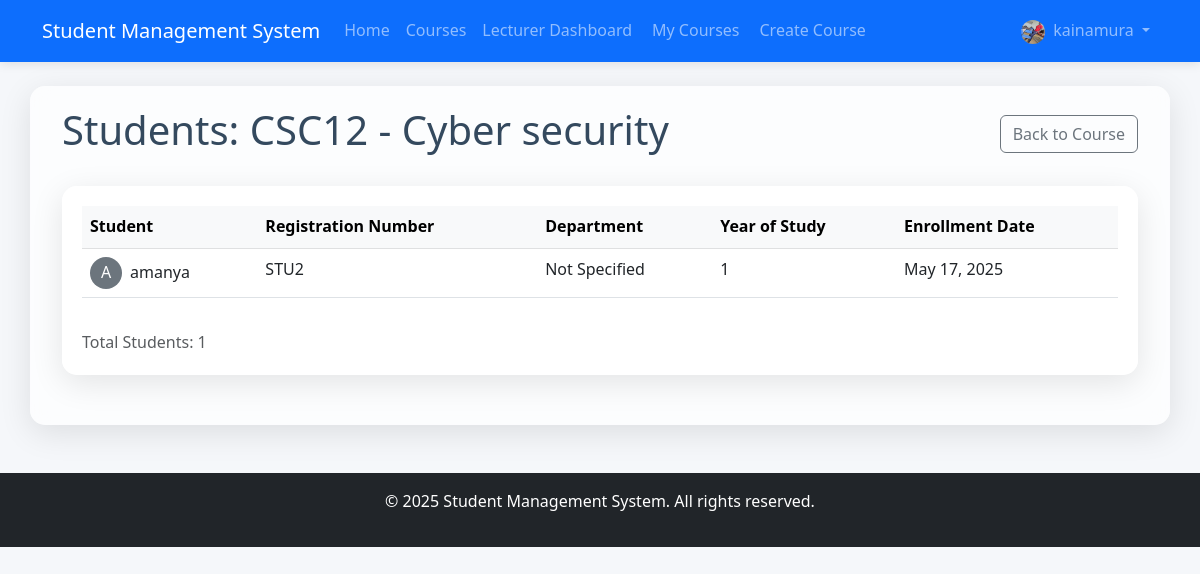
Page /lecturer/courses/2/students/ (signed in) on the earlier database version.
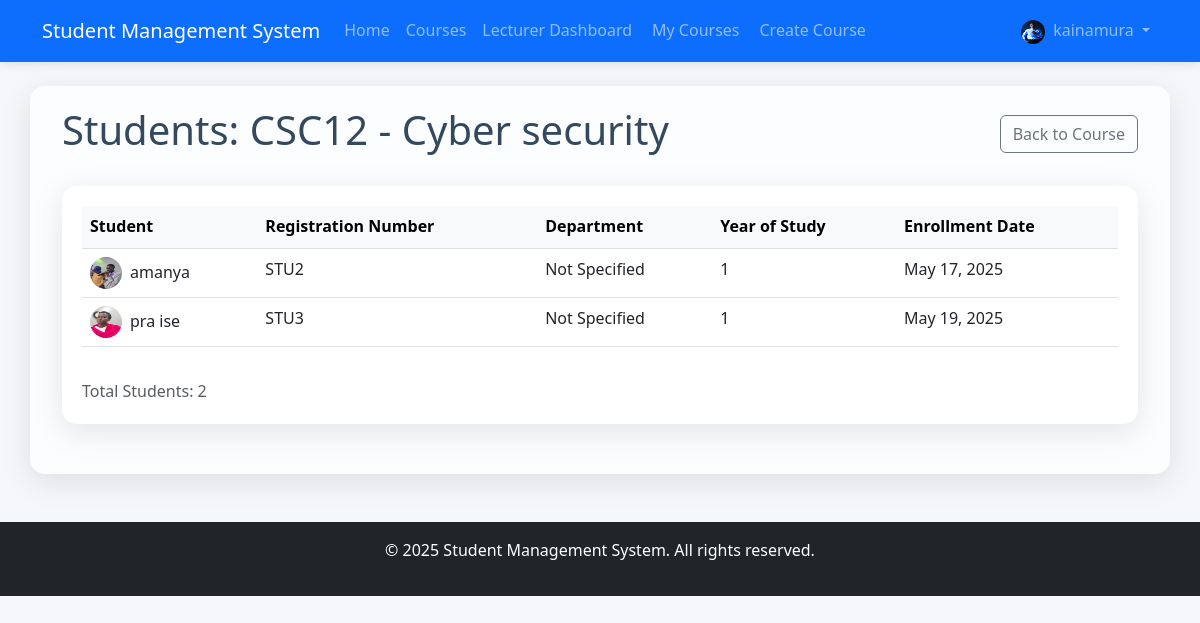
Same page on the later database version.
### accounts/models.py (models this page shows, shortened)
class User(AbstractUser):
    USER_TYPE_CHOICES = (
        ('admin', 'Admin'),
        ('student', 'Student'),
        ('lecturer', 'Lecturer'),
    )
    user_type = models.CharField(max_length=10, choices=USER_TYPE_CHOICES, default='student')
    profile_picture = models.ImageField(upload_to='profile_pics/', null=True, blank=True)
    date_of_birth = models.DateField(null=True, blank=True)
    phone_number = models.CharField(max_length=15, null=True, blank=True)
    address = models.TextField(null=True, blank=True)

### course/models.py (models this page shows, shortened)
class Course(models.Model):
    code = models.CharField(max_length=20, unique=True)
    title = models.CharField(max_length=200)
    description = models.TextField()
    credits = models.PositiveIntegerField()
    is_active = models.BooleanField(default=True)
    created_at = models.DateTimeField(auto_now_add=True)
    updated_at = models.DateTimeField(auto_now=True)

### student/models.py (models this page shows, shortened)
class Enrollment(models.Model):
    STATUS_CHOICES = (
        ('pending', 'Pending'),
        ('approved', 'Approved'),
        ('rejected', 'Rejected'),
    )
    student = models.ForeignKey(StudentProfile, on_delete=models.CASCADE, related_name='enrollments')
    course = models.ForeignKey(Course, on_delete=models.CASCADE, related_name='enrollments')
    enrollment_date = models.DateTimeField(auto_now_add=True)
    status = models.CharField(max_length=10, choices=STATUS_CHOICES, default='pending')
    class Meta:
        unique_together = ('student', 'course')

class StudentProfile(models.Model):
    user = models.OneToOneField(User, on_delete=models.CASCADE, related_name='student_profile')
    registration_number = models.CharField(max_length=20, unique=True)
    department = models.CharField(max_length=100)
    year_of_study = models.PositiveIntegerField()

### lecturer/views.py (the view)
    def wrapper(request, *args, **kwargs):
        if not request.user.is_authenticated:
            return redirect('accounts:login')
        if request.user.user_type != 'lecturer':
            return HttpResponseForbidden("You must be a lecturer to access this page.")
        return view_func(request, *args, **kwargs)

### lecturer/views.py (called while the page is built)
def lecturer_required(view_func):
    def wrapper(request, *args, **kwargs):
        if not request.user.is_authenticated:
            return redirect('accounts:login')
        if request.user.user_type != 'lecturer':
            return HttpResponseForbidden("You must be a lecturer to access this page.")
        return view_func(request, *args, **kwargs)
    return wrapper

@login_required
@lecturer_required
def student_list(request, course_id):
    course = get_object_or_404(Course, id=course_id)
    if not LecturerCourse.objects.filter(lecturer=request.user.lecturer_profile, course=course).exists():
        return HttpResponseForbidden("You do not have permission to view students for this course.")
    enrollments = Enrollment.objects.filter(course=course).select_related('student__user')
    context = {
        'course': course,
        'enrollments': enrollments,
    }
    return render(request, 'lecturer/student_list.html', context)

### templates/lecturer/student_list.html (shortened to what this page needs)
{% extends 'base.html' %}
{% block content %}
<div class="container">
    <div class="d-flex justify-content-between align-items-center mb-4">
        <h1>Students: {{ course.code }} - {{ course.title }}</h1>
        <a href="{% url 'lecturer:course_detail' course.id %}" class="btn btn-outline-secondary">
            Back to Course
        </a>
    </div>
    <div class="glass-container">
        {% if enrollments %}
            <div class="table-responsive">
                <table class="table table-hover">
                    <thead class="table-light">
                        <tr>
                            <th>Student</th>
                            <th>Registration Number</th>
                            <th>Department</th>
                            <th>Year of Study</th>
                            <th>Enrollment Date</th>
                        </tr>
                    </thead>
                    <tbody>
                        {% for enrollment in enrollments %}
                            <tr>
                                <td>
                                    <div class="d-flex align-items-center">
                                        {% if enrollment.student.user.profile_picture %}
                                            <img src="{{ enrollment.student.user.profile_picture.url }}" alt="Profile"
                                                class="rounded-circle me-2" width="32" height="32">
                                        {% else %}
                                            <div class="rounded-circle bg-secondary text-white me-2 d-flex align-items-center justify-content-center"
                                                style="width: 32px; height: 32px;">
                                                {{ enrollment.student.user.username|first|upper }}
                                            </div>
                                        {% endif %}
                                        {{ enrollment.student.user.get_full_name|default:enrollment.student.user.username }}
                                    </div>
                                </td>
                                <td>{{ enrollment.student.registration_number }}</td>
                                <td>{{ enrollment.student.department }}</td>
                                <td>{{ enrollment.student.year_of_study }}</td>
                                <td>{{ enrollment.enrollment_date|date:"M d, Y" }}</td>
                            </tr>
                        {% endfor %}
                    </tbody>
                </table>
            </div>
            <div class="text-muted mt-3">
                Total Students: {{ enrollments|length }}
            </div>
        {% else %}
            <div class="alert alert-info text-center py-4">
                <h4>No students are enrolled in this course yet.</h4>
                <p>Students will appear here after they enroll in this course.</p>
            </div>
        {% endif %}
    </div>
</div>
{% endblock %}

### templates/base.html (shortened to what this page needs)
<!DOCTYPE html>
<html lang="en">
<head>
    <link href="https://cdn.jsdelivr.net/npm/bootstrap@5.3.0/dist/css/bootstrap.min.css" rel="stylesheet">
    <link rel="stylesheet" href="/static/css/main.css">
</head>
<body>
    <nav class="navbar navbar-expand-lg navbar-dark bg-primary">
        <div class="container">
            <a class="navbar-brand" href="/">Student Management System</a>
            <div class="collapse navbar-collapse" id="navbarNav">
                <ul class="navbar-nav me-auto">
                    <li class="nav-item">
                        <a class="nav-link" href="/">Home</a>
                    </li>
                    {% if user.is_authenticated %}
                        <li class="nav-item">
                            <a class="nav-link" href="{% url 'course:course_list' %}">Courses</a>
                        </li>
                        {% if user.user_type == 'student' %}
                            <li class="nav-item">
                                <a class="nav-link" href="{% url 'student:dashboard' %}">Student Dashboard</a>
                            </li>
                            <li class="nav-item">
                                <a class="nav-link" href="{% url 'student:assignment_list' %}">
                                    <i class="fas fa-tasks me-1"></i> Assignments
                                </a>
                            </li>
                            <li class="nav-item">
                                <a class="nav-link position-relative" href="{% url 'student:view_notifications' %}">
                                    <i class="fas fa-bell me-1"></i> Notifications
                                    {% with notification_count=user.notifications.filter.count %}
                                        {% if notification_count > 0 %}
                                            <span class="position-absolute top-0 start-100 translate-middle badge rounded-pill bg-danger">
                                                {{ notification_count }}
                                            </span>
                                        {% endif %}
                                    {% endwith %}
                                </a>
                            </li>
                        {% elif user.user_type == 'lecturer' %}
                            <li class="nav-item">
                                <a class="nav-link" href="{% url 'lecturer:dashboard' %}">Lecturer Dashboard</a>
                            </li>
                            <li class="nav-item">
                                <a class="nav-link" href="{% url 'lecturer:course_list' %}">
                                     My Courses
                                </a>
                            </li>
                            <li class="nav-item">
                                <a class="nav-link" href="{% url 'lecturer:create_course' %}">
                                     Create Course
                                </a>
                            </li>
                        {% endif %}
                    {% endif %}
                </ul>
                <ul class="navbar-nav">
                    {% if user.is_authenticated %}
                        <li class="nav-item dropdown">
                            <a class="nav-link dropdown-toggle" href="#" id="navbarDropdown" role="button" data-bs-toggle="dropdown">
                                {% if user.profile_picture %}
                                    <img src="{{ user.profile_picture.url }}" alt="Profile" class="rounded-circle me-1" width="24" height="24">
                                {% endif %}
                                {{ user.username }}
                            </a>
                        </li>
                    {% endif %}
                </ul>
            </div>
        </div>
    </nav>
    <div class="container mt-4 glass-container">
        {% block content %}{% endblock %}
    </div>
    <footer class="bg-dark text-white mt-5 py-3">
        <div class="container text-center">
            <p>&copy; {% now "Y" %} Student Management System. All rights reserved.</p>
        </div>
    </footer>
</body>
</html>

### static/css/main.css (style rules this page uses)
:root { --primary-color: #3498db; --secondary-color: #2ecc71; --background-color: #f5f7fa; --text-color: #34495e; --accent-color: #9b59b6; --shadow-color: rgba(0, 0, 0, 0.1); }
body { font-family: 'Segoe UI', Tahoma, Geneva, Verdana, sans-serif; background-color: var(--background-color); color: var(--text-color); line-height: 1.6; }
.glass-container { background: rgba(255, 255, 255, 0.7); backdrop-filter: blur(10px); border-radius: 15px; box-shadow: 0 8px 32px 0 var(--shadow-color); padding: 20px; margin-bottom: 30px; }
.navbar { box-shadow: 0 2px 10px rgba(0, 0, 0, 0.1); padding: 10px 0; }

Differences in the rows shown:
changed User "kainamura": profile_picture: a different picture
changed through a linked row, Enrollment "May 17, 2025": student.user.profile_picture: picture added; student.user.username|first "A" → (not shown)
added Enrollment: student.user.profile_picture (picture), student.user.get_full_name "pra ise", student.registration_number "STU3", student.department "Not Specified", student.year_of_study "1", enrollment_date "May 19, 2025"
Other differences:
{{ enrollments|length }}: "1" → "2"
